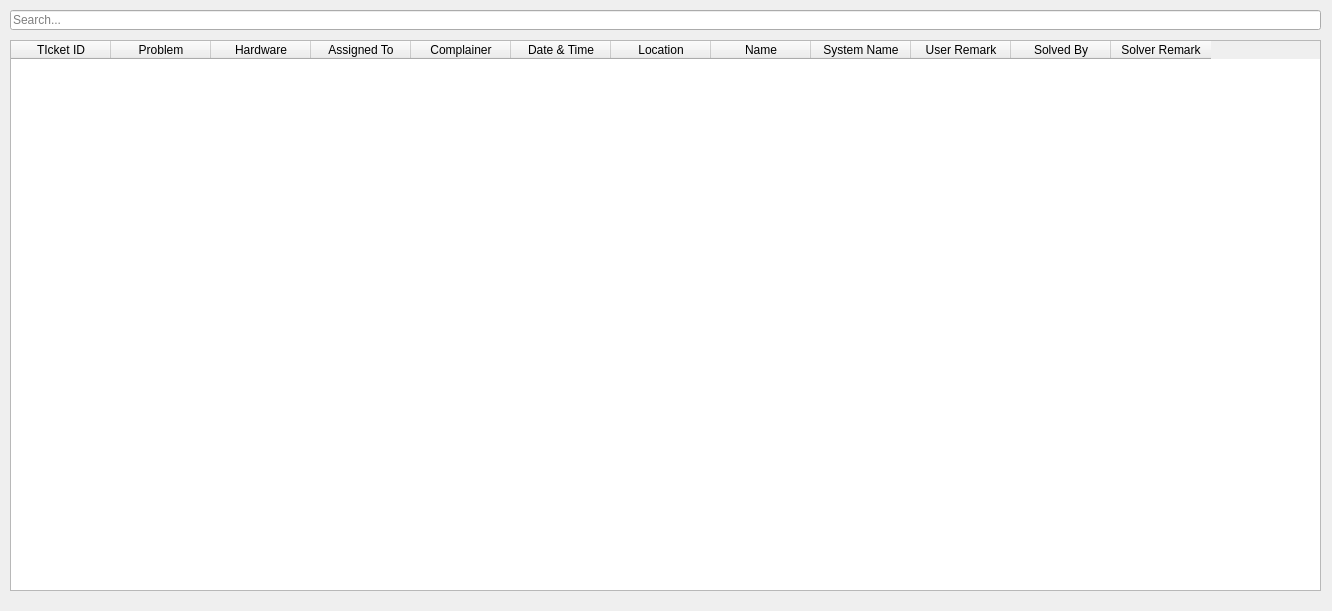
<?xml version="1.0" encoding="UTF-8"?>
<ui version="4.0">
 <class>Dialog</class>
 <widget class="QDialog" name="Dialog">
  <property name="windowModality">
   <enum>Qt::ApplicationModal</enum>
  </property>
  <property name="geometry">
   <rect>
    <x>0</x>
    <y>0</y>
    <width>1332</width>
    <height>611</height>
   </rect>
  </property>
  <property name="windowTitle">
   <string>Dialog</string>
  </property>
  <widget class="QLineEdit" name="search">
   <property name="geometry">
    <rect>
     <x>10</x>
     <y>10</y>
     <width>1311</width>
     <height>20</height>
    </rect>
   </property>
   <property name="placeholderText">
    <string>Search...</string>
   </property>
  </widget>
  <widget class="QTableWidget" name="log_table">
   <property name="geometry">
    <rect>
     <x>10</x>
     <y>40</y>
     <width>1311</width>
     <height>551</height>
    </rect>
   </property>
   <column>
    <property name="text">
     <string>TIcket ID</string>
    </property>
   </column>
   <column>
    <property name="text">
     <string>Problem</string>
    </property>
   </column>
   <column>
    <property name="text">
     <string>Hardware</string>
    </property>
   </column>
   <column>
    <property name="text">
     <string>Assigned To</string>
    </property>
   </column>
   <column>
    <property name="text">
     <string>Complainer</string>
    </property>
   </column>
   <column>
    <property name="text">
     <string>Date &amp; Time</string>
    </property>
   </column>
   <column>
    <property name="text">
     <string>Location</string>
    </property>
   </column>
   <column>
    <property name="text">
     <string>Name</string>
    </property>
   </column>
   <column>
    <property name="text">
     <string>System Name</string>
    </property>
   </column>
   <column>
    <property name="text">
     <string>User Remark</string>
    </property>
   </column>
   <column>
    <property name="text">
     <string>Solved By</string>
    </property>
   </column>
   <column>
    <property name="text">
     <string>Solver Remark</string>
    </property>
   </column>
  </widget>
 </widget>
 <resources/>
 <connections/>
</ui>
